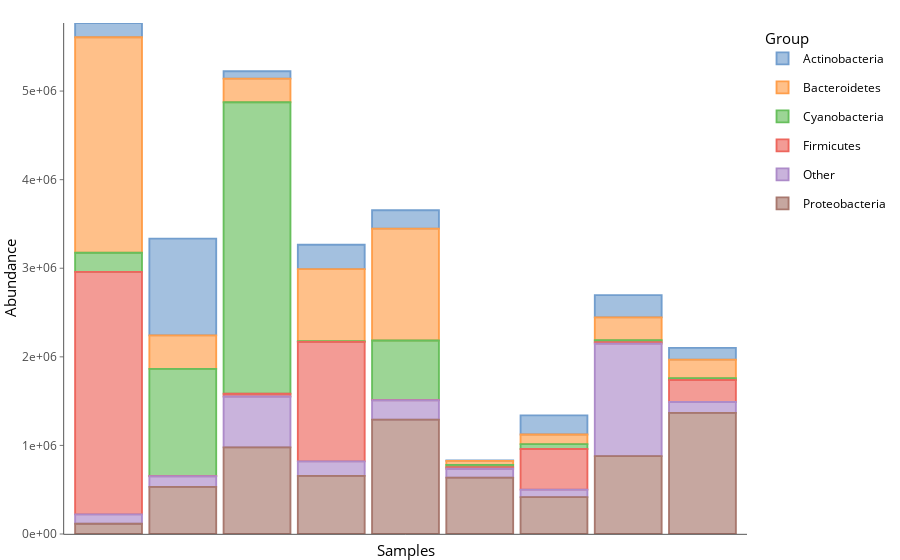

Notebook source saved alongside this figure:
### Markdown cell above
## Bacterial Abundance

### Code cell
tse <- agglomerateByVariable(
    tse,
    by = 2L,
    group = "SampleType"
)

top_taxa <- getTop(tse)
rowData(tse)$Group <- ifelse(rowData(tse)$Phylum %in% top_taxa,
                             rowData(tse)$Phylum, "Other")

plotAbundance(tse, group = "Group")

### Figure 1 — Plotly figure (JSON) as saved in the notebook; plotly's stock layout.template omitted (floating-point values rounded to 4 significant figures)
{"data": [{"base": [5607356, 2242289, 5139898, 2990684, 3446949, 825378, 1122945, 2445334, 1968302], "hoverinfo": "text", "legendgroup": "Actinobacteria", "marker": {"autocolorscale": false, "color": "rgba(114,158,206,0.65)", "line": {"color": "rgba(114,158,206,1)", "width": 1.89}}, "name": "Actinobacteria", "orientation": "v", "showlegend": true, "text": ["X: Feces<br />ifelse(Y == 0 & layout == \"bar\", NA, Y):  161108<br />colour_by: Actinobacteria<br />colour_by: Actinobacteria", "X: Freshwater<br />ifelse(Y == 0 & layout == \"bar\", NA, Y): 1092613<br />colour_by: Actinobacteria<br />colour_by: Actinobacteria", "X: Freshwater_creek<br />ifelse(Y == 0 & layout == \"bar\", NA, Y):   84215<br />colour_by: Actinobacteria<br />colour_by: Actinobacteria", "X: Mock<br />ifelse(Y == 0 & layout == \"bar\", NA, Y):  274767<br />colour_by: Actinobacteria<br />colour_by: Actinobacteria", "X: Ocean<br />ifelse(Y == 0 & layout == \"bar\", NA, Y):  208401<br />colour_by: Actinobacteria<br />colour_by: Actinobacteria", "X: Sediment_estuary<br />ifelse(Y == 0 & layout == \"bar\", NA, Y):    5699<br />colour_by: Actinobacteria<br />colour_by: Actinobacteria", "X: Skin<br />ifelse(Y == 0 & layout == \"bar\", NA, Y):  216187<br />colour_by: Actinobacteria<br />colour_by: Actinobacteria", "X: Soil<br />ifelse(Y == 0 & layout == \"bar\", NA, Y):  251584<br />colour_by: Actinobacteria<br />colour_by: Actinobacteria", "X: Tongue<br />ifelse(Y == 0 & layout == \"bar\", NA, Y):  132286<br />colour_by: Actinobacteria<br />colour_by: Actinobacteria"], "textposition": "none", "type": "bar", "width": [0.9, 0.9, 0.9, 0.9, 0.9, 0.9, 0.9, 0.9, 0.9], "x": [1, 2, 3, 4, 5, 6, 7, 8, 9], "xaxis": "x", "y": [161108, 1092613, 84215, 274767, 208401, 5699, 216187, 251584, 132286], "yaxis": "y"}, {"base": [3175334, 1864626, 4873260, 2175209, 2184114, 780967, 1015007, 2188105, 1758585], "hoverinfo": "text", "legendgroup": "Bacteroidetes", "marker": {"autocolorscale": false, "color": "rgba(255,158,74,0.65)", "line": {"color": "rgba(255,158,74,1)", "width": 1.89}}, "name": "Bacteroidetes", "orientation": "v", "showlegend": true, "text": ["X: Feces<br />ifelse(Y == 0 & layout == \"bar\", NA, Y): 2432022<br />colour_by: Bacteroidetes<br />colour_by: Bacteroidetes", "X: Freshwater<br />ifelse(Y == 0 & layout == \"bar\", NA, Y):  377663<br />colour_by: Bacteroidetes<br />colour_by: Bacteroidetes", "X: Freshwater_creek<br />ifelse(Y == 0 & layout == \"bar\", NA, Y):  266638<br />colour_by: Bacteroidetes<br />colour_by: Bacteroidetes", "X: Mock<br />ifelse(Y == 0 & layout == \"bar\", NA, Y):  815475<br />colour_by: Bacteroidetes<br />colour_by: Bacteroidetes", "X: Ocean<br />ifelse(Y == 0 & layout == \"bar\", NA, Y): 1262835<br />colour_by: Bacteroidetes<br />colour_by: Bacteroidetes", "X: Sediment_estuary<br />ifelse(Y == 0 & layout == \"bar\", NA, Y):   44411<br />colour_by: Bacteroidetes<br />colour_by: Bacteroidetes", "X: Skin<br />ifelse(Y == 0 & layout == \"bar\", NA, Y):  107938<br />colour_by: Bacteroidetes<br />colour_by: Bacteroidetes", "X: Soil<br />ifelse(Y == 0 & layout == \"bar\", NA, Y):  257229<br />colour_by: Bacteroidetes<br />colour_by: Bacteroidetes", "X: Tongue<br />ifelse(Y == 0 & layout == \"bar\", NA, Y):  209717<br />colour_by: Bacteroidetes<br />colour_by: Bacteroidetes"], "textposition": "none", "type": "bar", "width": [0.9, 0.9, 0.9, 0.9, 0.9, 0.9, 0.9, 0.9, 0.9], "x": [1, 2, 3, 4, 5, 6, 7, 8, 9], "xaxis": "x", "y": [2432022, 377663, 266638, 815475, 1262835, 44411, 107938, 257229, 209717], "yaxis": "y"}, {"base": [2959471, 656209, 1583407, 2169485, 1513191, 753828, 958816, 2166121, 1738952], "hoverinfo": "text", "legendgroup": "Cyanobacteria", "marker": {"autocolorscale": false, "color": "rgba(103,191,92,0.65)", "line": {"color": "rgba(103,191,92,1)", "width": 1.89}}, "name": "Cyanobacteria", "orientation": "v", "showlegend": true, "text": ["X: Feces<br />ifelse(Y == 0 & layout == \"bar\", NA, Y):  215863<br />colour_by: Cyanobacteria<br />colour_by: Cyanobacteria", "X: Freshwater<br />ifelse(Y == 0 & layout == \"bar\", NA, Y): 1208417<br />colour_by: Cyanobacteria<br />colour_by: Cyanobacteria", "X: Freshwater_creek<br />ifelse(Y == 0 & layout == \"bar\", NA, Y): 3289853<br />colour_by: Cyanobacteria<br />colour_by: Cyanobacteria", "X: Mock<br />ifelse(Y == 0 & layout == \"bar\", NA, Y):    5724<br />colour_by: Cyanobacteria<br />colour_by: Cyanobacteria", "X: Ocean<br />ifelse(Y == 0 & layout == \"bar\", NA, Y):  670923<br />colour_by: Cyanobacteria<br />colour_by: Cyanobacteria", "X: Sediment_estuary<br />ifelse(Y == 0 & layout == \"bar\", NA, Y):   27139<br />colour_by: Cyanobacteria<br />colour_by: Cyanobacteria", "X: Skin<br />ifelse(Y == 0 & layout == \"bar\", NA, Y):   56191<br />colour_by: Cyanobacteria<br />colour_by: Cyanobacteria", "X: Soil<br />ifelse(Y == 0 & layout == \"bar\", NA, Y):   21984<br />colour_by: Cyanobacteria<br />colour_by: Cyanobacteria", "X: Tongue<br />ifelse(Y == 0 & layout == \"bar\", NA, Y):   19633<br />colour_by: Cyanobacteria<br />colour_by: Cyanobacteria"], "textposition": "none", "type": "bar", "width": [0.9, 0.9, 0.9, 0.9, 0.9, 0.9, 0.9, 0.9, 0.9], "x": [1, 2, 3, 4, 5, 6, 7, 8, 9], "xaxis": "x", "y": [215863, 1208417, 3289853, 5724, 670923, 27139, 56191, 21984, 19633], "yaxis": "y"}, {"base": [221201, 651448, 1552862, 820327, 1509939, 736816, 500954, 2149287, 1490332], "hoverinfo": "text", "legendgroup": "Firmicutes", "marker": {"autocolorscale": false, "color": "rgba(237,102,93,0.65)", "line": {"color": "rgba(237,102,93,1)", "width": 1.89}}, "name": "Firmicutes", "orientation": "v", "showlegend": true, "text": ["X: Feces<br />ifelse(Y == 0 & layout == \"bar\", NA, Y): 2738270<br />colour_by: Firmicutes<br />colour_by: Firmicutes", "X: Freshwater<br />ifelse(Y == 0 & layout == \"bar\", NA, Y):    4761<br />colour_by: Firmicutes<br />colour_by: Firmicutes", "X: Freshwater_creek<br />ifelse(Y == 0 & layout == \"bar\", NA, Y):   30545<br />colour_by: Firmicutes<br />colour_by: Firmicutes", "X: Mock<br />ifelse(Y == 0 & layout == \"bar\", NA, Y): 1349158<br />colour_by: Firmicutes<br />colour_by: Firmicutes", "X: Ocean<br />ifelse(Y == 0 & layout == \"bar\", NA, Y):    3252<br />colour_by: Firmicutes<br />colour_by: Firmicutes", "X: Sediment_estuary<br />ifelse(Y == 0 & layout == \"bar\", NA, Y):   17012<br />colour_by: Firmicutes<br />colour_by: Firmicutes", "X: Skin<br />ifelse(Y == 0 & layout == \"bar\", NA, Y):  457862<br />colour_by: Firmicutes<br />colour_by: Firmicutes", "X: Soil<br />ifelse(Y == 0 & layout == \"bar\", NA, Y):   16834<br />colour_by: Firmicutes<br />colour_by: Firmicutes", "X: Tongue<br />ifelse(Y == 0 & layout == \"bar\", NA, Y):  248620<br />colour_by: Firmicutes<br />colour_by: Firmicutes"], "textposition": "none", "type": "bar", "width": [0.9, 0.9, 0.9, 0.9, 0.9, 0.9, 0.9, 0.9, 0.9], "x": [1, 2, 3, 4, 5, 6, 7, 8, 9], "xaxis": "x", "y": [2738270, 4761, 30545, 1349158, 3252, 17012, 457862, 16834, 248620], "yaxis": "y"}, {"base": [115121, 532385, 977406, 656421, 1291519, 636486, 416933, 879559, 1366817], "hoverinfo": "text", "legendgroup": "Other", "marker": {"autocolorscale": false, "color": "rgba(173,139,201,0.65)", "line": {"color": "rgba(173,139,201,1)", "width": 1.89}}, "name": "Other", "orientation": "v", "showlegend": true, "text": ["X: Feces<br />ifelse(Y == 0 & layout == \"bar\", NA, Y):  106080<br />colour_by: Other<br />colour_by: Other", "X: Freshwater<br />ifelse(Y == 0 & layout == \"bar\", NA, Y):  119063<br />colour_by: Other<br />colour_by: Other", "X: Freshwater_creek<br />ifelse(Y == 0 & layout == \"bar\", NA, Y):  575456<br />colour_by: Other<br />colour_by: Other", "X: Mock<br />ifelse(Y == 0 & layout == \"bar\", NA, Y):  163906<br />colour_by: Other<br />colour_by: Other", "X: Ocean<br />ifelse(Y == 0 & layout == \"bar\", NA, Y):  218420<br />colour_by: Other<br />colour_by: Other", "X: Sediment_estuary<br />ifelse(Y == 0 & layout == \"bar\", NA, Y):  100330<br />colour_by: Other<br />colour_by: Other", "X: Skin<br />ifelse(Y == 0 & layout == \"bar\", NA, Y):   84021<br />colour_by: Other<br />colour_by: Other", "X: Soil<br />ifelse(Y == 0 & layout == \"bar\", NA, Y): 1269728<br />colour_by: Other<br />colour_by: Other", "X: Tongue<br />ifelse(Y == 0 & layout == \"bar\", NA, Y):  123515<br />colour_by: Other<br />colour_by: Other"], "textposition": "none", "type": "bar", "width": [0.9, 0.9, 0.9, 0.9, 0.9, 0.9, 0.9, 0.9, 0.9], "x": [1, 2, 3, 4, 5, 6, 7, 8, 9], "xaxis": "x", "y": [106080, 119063, 575456, 163906, 218420, 100330, 84021, 1269728, 123515], "yaxis": "y"}, {"base": [0, 0, 0, 0, 0, 0, 0, 0, 0], "hoverinfo": "text", "legendgroup": "Proteobacteria", "marker": {"autocolorscale": false, "color": "rgba(168,120,110,0.65)", "line": {"color": "rgba(168,120,110,1)", "width": 1.89}}, "name": "Proteobacteria", "orientation": "v", "showlegend": true, "text": ["X: Feces<br />ifelse(Y == 0 & layout == \"bar\", NA, Y):  115121<br />colour_by: Proteobacteria<br />colour_by: Proteobacteria", "X: Freshwater<br />ifelse(Y == 0 & layout == \"bar\", NA, Y):  532385<br />colour_by: Proteobacteria<br />colour_by: Proteobacteria", "X: Freshwater_creek<br />ifelse(Y == 0 & layout == \"bar\", NA, Y):  977406<br />colour_by: Proteobacteria<br />colour_by: Proteobacteria", "X: Mock<br />ifelse(Y == 0 & layout == \"bar\", NA, Y):  656421<br />colour_by: Proteobacteria<br />colour_by: Proteobacteria", "X: Ocean<br />ifelse(Y == 0 & layout == \"bar\", NA, Y): 1291519<br />colour_by: Proteobacteria<br />colour_by: Proteobacteria", "X: Sediment_estuary<br />ifelse(Y == 0 & layout == \"bar\", NA, Y):  636486<br />colour_by: Proteobacteria<br />colour_by: Proteobacteria", "X: Skin<br />ifelse(Y == 0 & layout == \"bar\", NA, Y):  416933<br />colour_by: Proteobacteria<br />colour_by: Proteobacteria", "X: Soil<br />ifelse(Y == 0 & layout == \"bar\", NA, Y):  879559<br />colour_by: Proteobacteria<br />colour_by: Proteobacteria", "X: Tongue<br />ifelse(Y == 0 & layout == \"bar\", NA, Y): 1366817<br />colour_by: Proteobacteria<br />colour_by: Proteobacteria"], "textposition": "none", "type": "bar", "width": [0.9, 0.9, 0.9, 0.9, 0.9, 0.9, 0.9, 0.9, 0.9], "x": [1, 2, 3, 4, 5, 6, 7, 8, 9], "xaxis": "x", "y": [115121, 532385, 977406, 656421, 1291519, 636486, 416933, 879559, 1366817], "yaxis": "y"}], "layout": {"barmode": "relative", "font": {"color": "rgba(0,0,0,1)", "family": "", "size": 14.61}, "hovermode": "closest", "legend": {"bgcolor": "rgba(255,255,255,1)", "bordercolor": "transparent", "borderwidth": 1.89, "font": {"color": "rgba(0,0,0,1)", "family": "", "size": 11.69}, "title": {"font": {"color": "rgba(0,0,0,1)", "family": "", "size": 14.61}, "text": "Group"}}, "margin": {"b": 25.57, "l": 54.79, "r": 7.306, "t": 23.31}, "paper_bgcolor": "rgba(255,255,255,1)", "plot_bgcolor": "rgba(255,255,255,1)", "shapes": [{"layer": "below", "line": {"linetype": [], "width": 0}, "type": "rect", "x0": 0, "x1": 1, "xref": "paper", "y0": 0, "y1": 1, "yref": "paper"}], "showlegend": true, "xaxis": {"anchor": "y", "automargin": true, "autorange": false, "categoryarray": ["Feces", "Freshwater", "Freshwater_creek", "Mock", "Ocean", "Sediment_estuary", "Skin", "Soil", "Tongue"], "categoryorder": "array", "domain": [0, 1], "gridcolor": {}, "gridwidth": 0, "hoverformat": ".2f", "linecolor": "rgba(0,0,0,1)", "linewidth": 0.6642, "nticks": {}, "range": [0.4, 9.6], "showgrid": false, "showline": true, "showticklabels": false, "tickangle": 0, "tickcolor": {}, "tickfont": {"color": {}, "family": {}, "size": 0}, "ticklen": 3.653, "tickmode": "array", "ticks": "", "ticktext": ["Feces", "Freshwater", "Freshwater_creek", "Mock", "Ocean", "Sediment_estuary", "Skin", "Soil", "Tongue"], "tickvals": [1, 2, 3, 4, 5, 6, 7, 8, 9], "tickwidth": 0, "title": {"font": {"color": "rgba(0,0,0,1)", "family": "", "size": 14.61}, "text": "Samples"}, "type": "linear", "zeroline": false}, "yaxis": {"anchor": "x", "automargin": true, "autorange": false, "categoryarray": ["0e+00", "1e+06", "2e+06", "3e+06", "4e+06", "5e+06"], "categoryorder": "array", "domain": [0, 1], "gridcolor": {}, "gridwidth": 0, "hoverformat": ".2f", "linecolor": "rgba(0,0,0,1)", "linewidth": 0.6642, "nticks": {}, "range": [0, 5768464], "showgrid": false, "showline": true, "showticklabels": true, "tickangle": 0, "tickcolor": "rgba(51,51,51,1)", "tickfont": {"color": "rgba(77,77,77,1)", "family": "", "size": 11.69}, "ticklen": 3.653, "tickmode": "array", "ticks": "outside", "ticktext": ["0e+00", "1e+06", "2e+06", "3e+06", "4e+06", "5e+06"], "tickvals": [0, 1000000, 2000000, 3000000, 4000000, 5000000], "tickwidth": 0.6642, "title": {"font": {"color": "rgba(0,0,0,1)", "family": "", "size": 14.61}, "text": "Abundance"}, "type": "linear", "zeroline": false}}}
